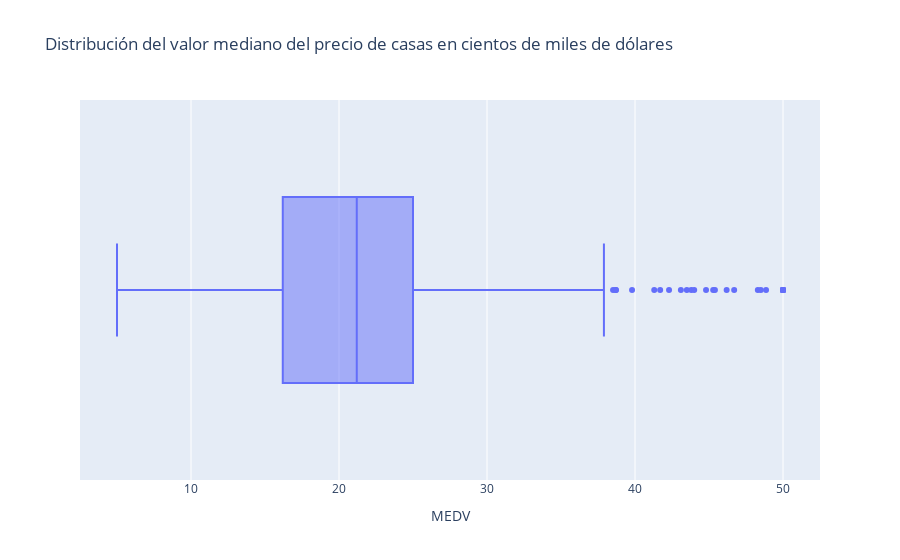

Notebook cell for this chart:
### Markdown cell above
Se observa una relación lineal negativa media entre la proporción de casas construidas antes de 1940 que estan ocupadas y la distancia a los centros de empleo, es decir, entre más casas construidas antes de 1940 hay, más cercano a 5 centros de empleos de boston va a estar.

### Code cell
fig = px.box(y_train_modif, x="MEDV",
            title='Distribución del valor mediano del precio de casas en cientos de miles de dólares')
fig.show()

### Figure 1 — Plotly figure (JSON) as saved in the notebook; plotly's stock layout.template omitted (floating-point values rounded to 4 significant figures; data arrays with more than 128 entries replaced by an {"elided": "..."} marker saying what was removed)
{"data": [{"alignmentgroup": "True", "hovertemplate": "MEDV=%{x}<extra></extra>", "legendgroup": "", "marker": {"color": "#636efa"}, "name": "", "notched": false, "offsetgroup": "", "orientation": "h", "showlegend": false, "type": "box", "x": {"elided": "422 float values"}, "x0": " ", "xaxis": "x", "y0": " ", "yaxis": "y"}], "layout": {"boxmode": "group", "legend": {"tracegroupgap": 0}, "title": {"text": "Distribución del valor mediano del precio de casas en cientos de miles de dólares"}, "xaxis": {"anchor": "y", "domain": [0, 1], "title": {"text": "MEDV"}}, "yaxis": {"anchor": "x", "domain": [0, 1]}}}
